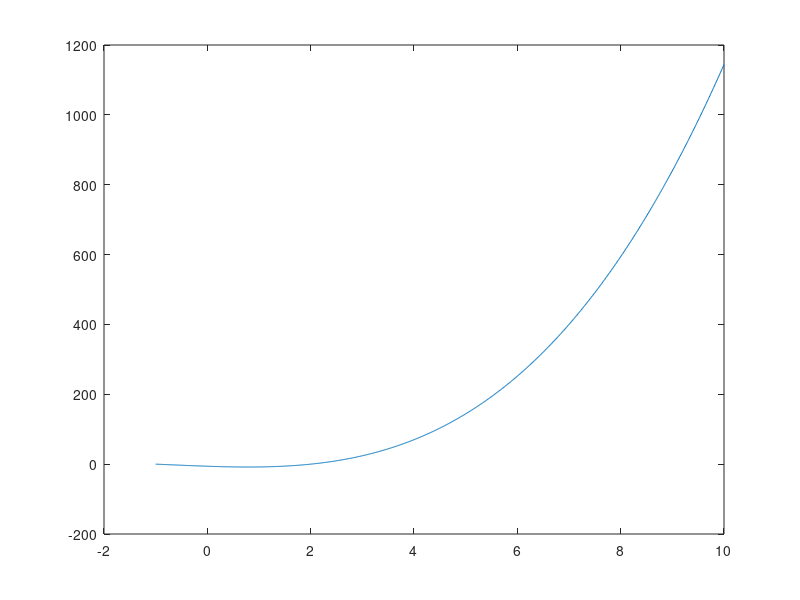

The MATLAB script that drew this image:
% 6.832x Underactuated Robotics - PsetX1.3
% Wayne H. Nixalo - 2017-Mar-28 17:26

% xd = x^3 + 2x^2 - 5x - 6
x = linspace(-1,10,1000);
xdot = x.^3 + 2*x.^2 - 5*x - 6;
eq_points = [-3;-1;2];
plot(x,xdot);
